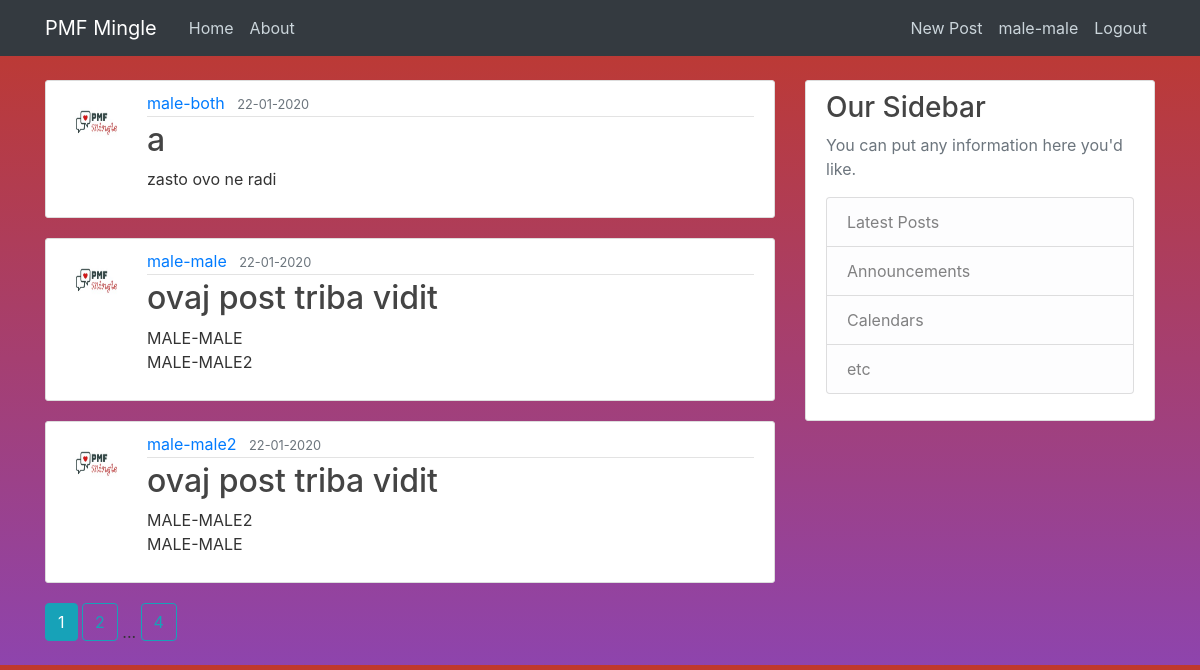
The app's page /home (signed in) with its own data.
### datingapp/models.py (models this page shows, shortened)
class User(db.Model, UserMixin):
    id = db.Column(db.Integer, primary_key=True)
    username = db.Column(db.String(20), unique=True, nullable=False)
    email = db.Column(db.String(120), unique=True, nullable=False)
    image_file = db.Column(db.String(20), nullable=False,
                           default='default.jpg')
    password = db.Column(db.String(60), nullable=False)
    gender = db.Column(db.String(20), nullable=False)
    preference = db.Column(db.String(20), nullable=False)
    posts = db.relationship('Post', backref='author', lazy=True)

class Post(db.Model):
    id = db.Column(db.Integer, primary_key=True)
    title = db.Column(db.String(100), nullable=False)
    date_posted = db.Column(db.DateTime, nullable=False,
                            default=datetime.utcnow)
    content = db.Column(db.Text, nullable=False)
    user_id = db.Column(db.Integer, db.ForeignKey('user.id'), nullable=False)

### datingapp/routes.py (the view)
@app.route("/")
@app.route("/home")
def home():
    page  = request.args.get('page', 1, type=int)
    posts = Post.query.order_by(Post.date_posted.desc()).paginate(page=page, per_page=5)
    return render_template('home.html', posts=posts)

### datingapp/models.py (called while the page is built)
@login_manager.user_loader
def load_user(user_id):
    return User.query.get(int(user_id))

### datingapp/templates/home.html (shortened to what this page needs)
{% extends "layout.html" %}
{% block content %}
{% for post in posts.items %}
{% if current_user.preference == 'Male' %}
 {% if (post.author.gender == 'Male') and ((post.author.preference == 'Male') or (post.author.preference == 'Both')) %}
    <article class="media content-section">
      <img class="rounded-circle article-img" src="{{ url_for('static', filename='profile_pics/' + post.author.image_file) }}">
      <div class="media-body">
        <div class="article-metadata">
          <a class="mr-2" href="{{ url_for('user_posts', username=post.author.username) }}">{{ post.author.username }}</a>
          <small class="text-muted">{{ post.date_posted.strftime('%d-%m-%Y') }}</small>
        </div>
        <h2><a class="article-title" href="{{ url_for('post', post_id=post.id) }}">{{ post.title }}</a></h2>
        <p class="article-content">{{ post.content }}</p>
      </div>
    </article>
  {% endif %}
{% endif %}
{% endfor %}
     {% for page_num in posts.iter_pages(left_edge=1, right_edge=1, left_current=1, right_current=2) %}
      {% if page_num %}
        {% if posts.page == page_num %}
          <a class="btn btn-info mb-4" href="{{ url_for('home', page=page_num) }}">{{ page_num }}</a>
        {% else %}
          <a class="btn btn-outline-info mb-4" href="{{ url_for('home', page=page_num) }}">{{ page_num }}</a>
        {% endif %}
      {% else %}
        ...
      {% endif %}
    {% endfor %}
{% endblock content %}

### datingapp/templates/layout.html (shortened to what this page needs)
<!DOCTYPE html>
<html>
<head>
    <link rel="stylesheet" href="https://maxcdn.bootstrapcdn.com/bootstrap/4.0.0/css/bootstrap.min.css">
    <link rel="stylesheet" type="text/css" href="{{ url_for('static', filename='main.css') }}">
</head>
<body>
    <header class="site-header">
      <nav class="navbar navbar-expand-md navbar-dark bg-dark fixed-top">
        <div class="container">
          <a class="navbar-brand mr-4" href="/">PMF Mingle</a>
          <div class="collapse navbar-collapse" id="navbarToggle">
            <div class="navbar-nav mr-auto">
              <a class="nav-item nav-link" href="{{ url_for('home') }}">Home</a>
              <a class="nav-item nav-link" href="{{ url_for('about') }}">About</a>
            </div>
            <div class="navbar-nav">
              {% if current_user.is_authenticated %}
                <a class="nav-item nav-link" href="{{ url_for('new_post') }}">New Post</a>
                <a class="nav-item nav-link" href="{{ url_for('account') }}">{{ current_user.username }}</a>
                <a class="nav-item nav-link" href="{{ url_for('logout') }}">Logout</a>
              {% else %}
                <a class="nav-item nav-link" href="{{ url_for('login') }}">Login</a>
                <a class="nav-item nav-link" href="{{ url_for('register') }}">Register</a>
              {% endif %}
            </div>
          </div>
        </div>
      </nav>
    </header>
    <main role="main" class="container">
      <div class="row">
        <div class="col-md-8">
          {% block content %}{% endblock %}
        </div>
        <div class="col-md-4">
          <div class="content-section">
            <h3>Our Sidebar</h3>
            <p class='text-muted'>You can put any information here you'd like.
              <ul class="list-group">
                <li class="list-group-item list-group-item-light">Latest Posts</li>
                <li class="list-group-item list-group-item-light">Announcements</li>
                <li class="list-group-item list-group-item-light">Calendars</li>
                <li class="list-group-item list-group-item-light">etc</li>
              </ul>
            </p>
          </div>
        </div>
      </div>
    </main>
</body>
</html>

### datingapp/static/main.css (style rules this page uses)
body { background: linear-gradient( #c0392b, #8e44ad); color: #333333; margin-top: 5rem; }
h1, h2, h3, h4, h5, h6 { color: #444444; }
.site-header .navbar-nav .nav-link { color: #cbd5db; }
.content-section { background: #ffffff; padding: 10px 20px; border: 1px solid #dddddd; border-radius: 3px; margin-bottom: 20px; }
.article-title { color: #444444; }
.article-content { white-space: pre-line; }
.article-img { height: 65px; width: 65px; margin-right: 16px; }
.article-metadata { padding-bottom: 1px; margin-bottom: 4px; border-bottom: 1px solid #e3e3e3; }

### records on screen
User: username "male-male"
Post: image_file (placeholder picture), author.username "male-both", date_posted "22-01-2020", title "a", content "zasto ovo ne radi"
Post: image_file (placeholder picture), author.username "male-male", date_posted "22-01-2020", title "ovaj post triba vidit", content "MALE-MALE MALE-MALE2"
Post: image_file (placeholder picture), author.username "male-male2", date_posted "22-01-2020", title "ovaj post triba vidit", content "MALE-MALE2 MALE-MALE"

### other values on screen
{{ page_num }} "1"
{{ page_num }} "2" "4"
